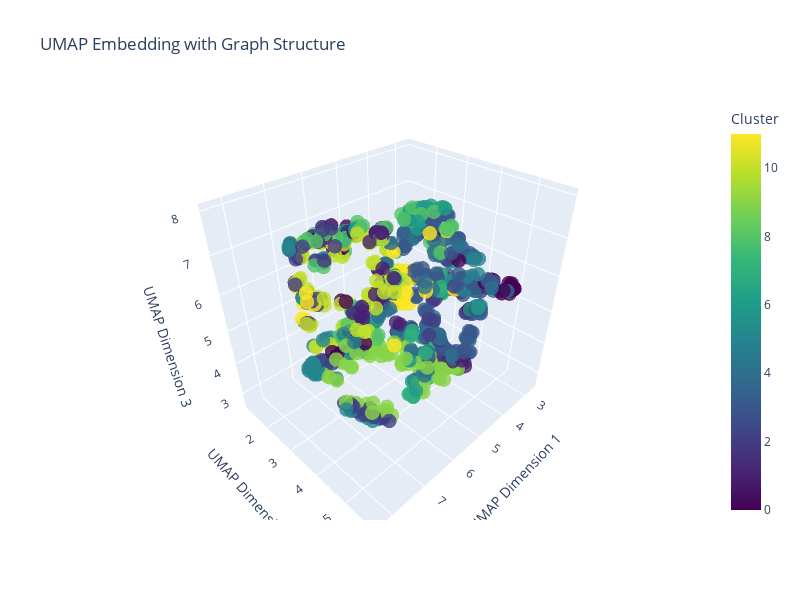

Write notebook code for a chart like this one.
### Code cell
import umap

normalized_matrix = []
normalized_matrix = calculate_normalised_matrix(results, len(trees))

# 4. Visualize the normalized distance matrix
fig, ax = plt.subplots(figsize=(8, 6))
plot_distance_matrix(
    normalized_matrix, ax=ax, title="Normalized Component Distance Matrix"
)

# Perform clustering
cluster_labels: ndarray[Any, dtype[signedinteger[_64Bit]]] = perform_clustering(normalized_matrix, n_clusters=12)

# Get UMAP embedding - consolidated into single approach
umap_model = umap.UMAP(
    n_components=3,
    metric="precomputed",
    random_state=42,
)

embedding = umap_model.fit_transform(normalized_matrix)

# Plot with graph structure
plot_component_umap_3d(
    embedding=embedding,
    cluster_labels=cluster_labels,
    title="UMAP Embedding with Graph Structure",
    # show_graph=True,  # Set to False if you want to hide the graph
    # graph_opacity=0.10,  # Adjust this value: 0.0 (invisible) to 1.0 (fully opaque)
)

### Figure 1 — Plotly figure (JSON) as saved in the notebook; plotly's stock layout.template omitted (floating-point values rounded to 4 significant figures; data arrays with more than 128 entries replaced by an {"elided": "..."} marker saying what was removed)
{"data": [{"hoverinfo": "text", "marker": {"color": {"elided": "945 int values"}, "colorbar": {"title": {"text": "Cluster"}}, "colorscale": [[0, "#440154"], [0.1111, "#482878"], [0.2222, "#3e4989"], [0.3333, "#31688e"], [0.4444, "#26828e"], [0.5556, "#1f9e89"], [0.6667, "#35b779"], [0.7778, "#6ece58"], [0.8889, "#b5de2b"], [1, "#fde725"]], "opacity": 0.8, "size": 5}, "mode": "markers", "name": "Data Points", "text": {"elided": "945 str values"}, "type": "scatter3d", "x": {"elided": "945 float values"}, "y": {"elided": "945 float values"}, "z": {"elided": "945 float values"}}], "layout": {"height": 600, "scene": {"xaxis": {"title": {"text": "UMAP Dimension 1"}}, "yaxis": {"title": {"text": "UMAP Dimension 2"}}, "zaxis": {"title": {"text": "UMAP Dimension 3"}}}, "title": {"text": "UMAP Embedding with Graph Structure"}, "width": 800}}
